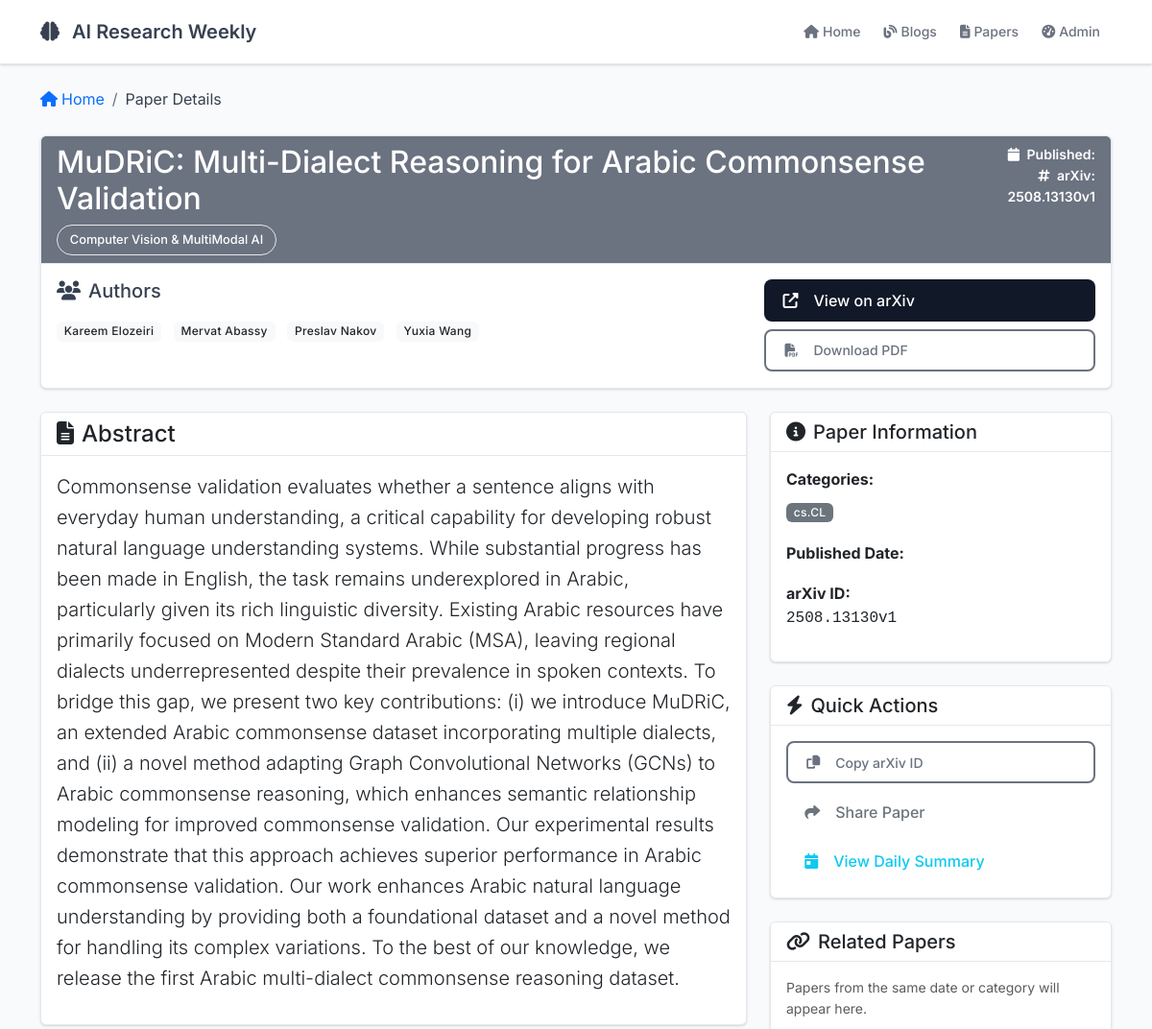
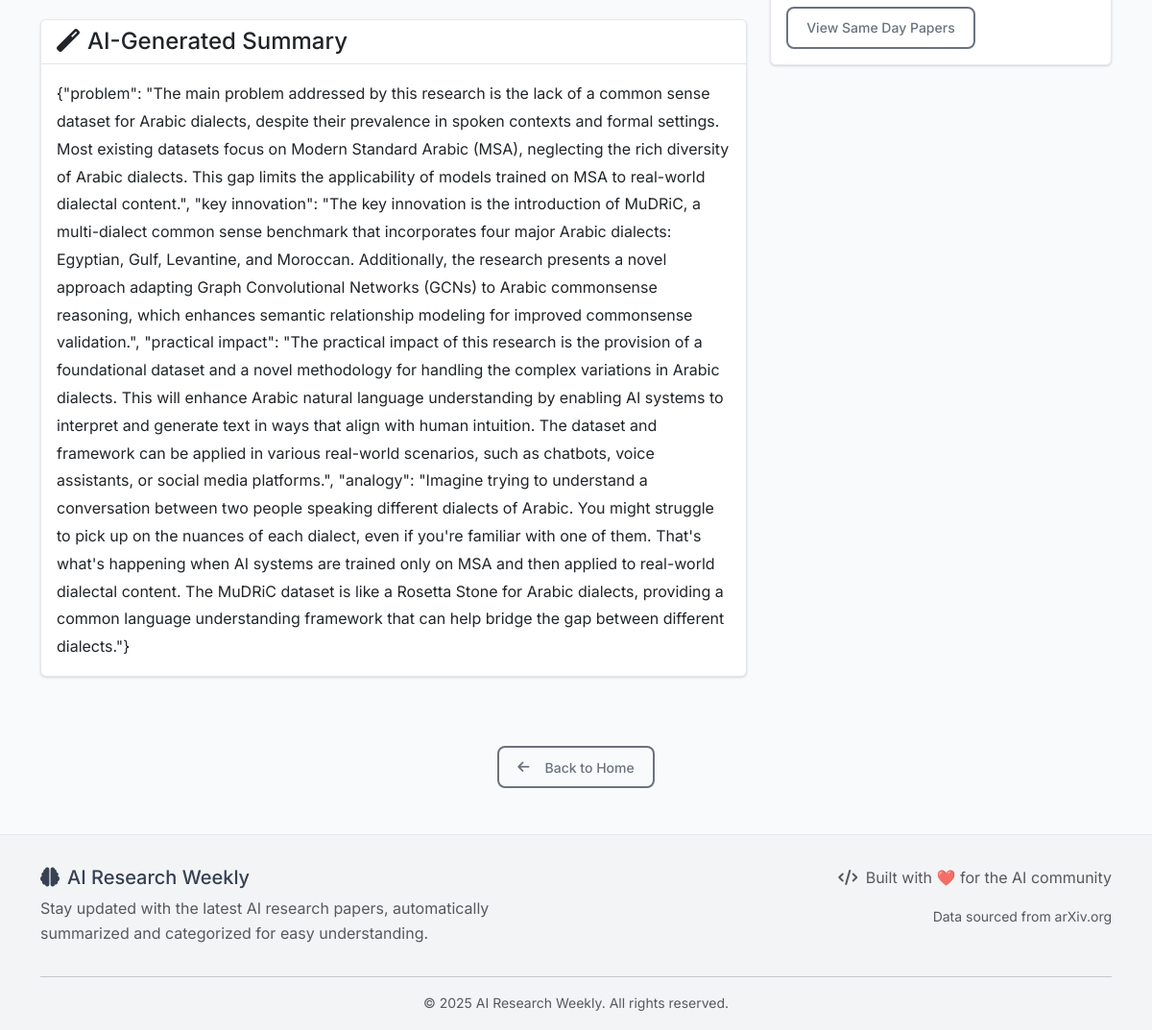
/paper/2508.13130v1, run on the app's committed database (2 pictures, top to bottom).
### tables this page shows
CREATE TABLE papers (
                id INTEGER PRIMARY KEY AUTOINCREMENT,
                arxiv_id TEXT UNIQUE NOT NULL,
                title TEXT NOT NULL,
                authors TEXT NOT NULL,
                abstract TEXT NOT NULL,
                categories TEXT NOT NULL,
                published_date TEXT NOT NULL,
                summary TEXT,
                category TEXT,
                novelty_score REAL,
                created_at TIMESTAMP DEFAULT CURRENT_TIMESTAMP,
                updated_at TIMESTAMP DEFAULT CURRENT_TIMESTAMP
            , source TEXT DEFAULT "arxiv", quality_score REAL DEFAULT 0.0, author_h_indices TEXT DEFAULT '[]', author_institutions TEXT DEFAULT '[]');

### src/web_app.py (the view)
@app.route('/paper/<arxiv_id>')
def paper_detail(arxiv_id):
    conn = db._get_connection()
    cursor = conn.cursor()
    cursor.execute('''
        SELECT arxiv_id, title, authors, abstract, categories,
               published_date, summary, category, novelty_score, source
        FROM papers
        WHERE arxiv_id = ?
    ''', (arxiv_id,))
    row = cursor.fetchone()
    conn.close()
    if not row:
        return render_template('404.html', message="Paper not found"), 404
    paper = {
        'arxiv_id': row[0],
        'title': row[1],
        'authors': eval(row[2]) if row[2] else [],
        'abstract': row[3],
        'categories': eval(row[4]) if row[4] else [],
        'published_date': row[5],
        'summary': row[6],
        'category': row[7],
        'novelty_score': row[8],
        'source': row[9]
    }
    return render_template('paper_detail.html', paper=paper)

### src/database.py (called while the page is built)
    def _get_connection(self):
        return sqlite3.connect(self.db_path)

### templates/paper_detail.html (shortened to what this page needs)
{% extends "base.html" %}
{% block content %}
<div class="container mt-4">
    <nav aria-label="breadcrumb" class="mb-4">
        <ol class="breadcrumb">
            <li class="breadcrumb-item">
                <a href="{{ url_for('index') }}" class="text-decoration-none">
                    <i class="fas fa-home me-1"></i>Home
                </a>
            </li>
            <li class="breadcrumb-item active" aria-current="page">Paper Details</li>
        </ol>
    </nav>
    <div class="row">
        <div class="col-12">
            <div class="card mb-4">
                <div class="card-header bg-primary text-white">
                    <div class="d-flex justify-content-between align-items-start">
                        <div class="flex-grow-1">
                            <h1 class="h2 mb-2">{{ paper.title }}</h1>
                            <div class="d-flex align-items-center gap-3">
                                <span class="category-badge">
                                    {{ paper.category or 'AI/ML' }}
                                </span>
                            </div>
                        </div>
                        <div class="text-end">
                            <small class="d-block">
                                <i class="fas fa-calendar me-1"></i>
                                Published: {{ paper.published_data }}
                            </small>
                            <small class="d-block">
                                <i class="fas fa-hashtag me-1"></i>
                                arXiv: {{ paper.arxiv_id }}
                            </small>
                        </div>
                    </div>
                </div>
                <div class="card-body">
                    <div class="row">
                        <div class="col-md-8">
                            <h5 class="text-primary mb-3">
                                <i class="fas fa-users me-2"></i>Authors
                            </h5>
                            <p class="mb-4">
                                {% for author in paper.authors %}
                                <span class="badge bg-light text-dark me-2 mb-2">{{ author }}</span>
                                {% endfor %}
                            </p>
                        </div>
                        <div class="col-md-4">
                            <div class="d-grid gap-2">
                                <a href="https://arxiv.org/abs/{{ paper.arxiv_id }}"
                                   class="btn btn-primary" target="_blank">
                                    <i class="fas fa-external-link-alt me-2"></i>
                                    View on arXiv
                                </a>
                                <a href="https://arxiv.org/pdf/{{ paper.arxiv_id }}"
                                   class="btn btn-outline-primary" target="_blank">
                                    <i class="fas fa-file-pdf me-2"></i>
                                    Download PDF
                                </a>
                            </div>
                        </div>
                    </div>
                </div>
            </div>
        </div>
    </div>
    <div class="row">
        <div class="col-lg-8">
            <div class="card mb-4">
                <div class="card-header">
                    <h4 class="mb-0">
                        <i class="fas fa-file-text me-2"></i>Abstract
                    </h4>
                </div>
                <div class="card-body">
                    <p class="lead">{{ paper.abstract }}</p>
                </div>
            </div>
            {% if paper.summary %}
            <div class="card mb-4">
                <div class="card-header">
                    <h4 class="mb-0">
                        <i class="fas fa-magic me-2"></i>AI-Generated Summary
                    </h4>
                </div>
                <div class="card-body">
                    <div class="markdown-content">
                        {{ paper.summary | safe }}
                    </div>
                </div>
            </div>
            {% endif %}
        </div>
        <div class="col-lg-4">
            <div class="card mb-4">
                <div class="card-header">
                    <h5 class="mb-0">
                        <i class="fas fa-info-circle me-2"></i>Paper Information
                    </h5>
                </div>
                <div class="card-body">
                    <div class="mb-3">
                        <strong>Categories:</strong>
                        <div class="mt-2">
                            {% for category in paper.categories %}
                            <span class="badge bg-secondary me-1 mb-1">{{ category }}</span>
                            {% endfor %}
                        </div>
                    </div>
                    <div class="mb-3">
                        <strong>Published Date:</strong>
                    </div>
                    <div class="mb-3">
                        <strong>arXiv ID:</strong>
                        <p class="mb-0 font-monospace">{{ paper.arxiv_id }}</p>
                    </div>
                </div>
            </div>
            <div class="card mb-4">
                <div class="card-header">
                    <h5 class="mb-0">
                        <i class="fas fa-bolt me-2"></i>Quick Actions
                    </h5>
                </div>
                <div class="card-body">
                    <div class="d-grid gap-2">
                        <button class="btn btn-outline-primary" onclick="copyToClipboard('{{ paper.arxiv_id }}')">
                            <i class="fas fa-copy me-2"></i>Copy arXiv ID
                        </button>
                        <button class="btn btn-outline-secondary" onclick="sharePaper()">
                            <i class="fas fa-share me-2"></i>Share Paper
                        </button>
                        <a href="{{ url_for('daily_summary', date=paper.published_data) }}"
                           class="btn btn-outline-info">
                            <i class="fas fa-calendar-day me-2"></i>View Daily Summary
                        </a>
                    </div>
                </div>
            </div>
            <div class="card">
                <div class="card-header">
                    <h5 class="mb-0">
                        <i class="fas fa-link me-2"></i>Related Papers
                    </h5>
                </div>
                <div class="card-body">
                    <p class="text-muted small">
                        Papers from the same date or category will appear here.
                    </p>
                    <a href="{{ url_for('daily_summary', date=paper.published_data) }}"
                       class="btn btn-sm btn-outline-primary">
                        View Same Day Papers
                    </a>
                </div>
            </div>
        </div>
    </div>
    <div class="text-center mt-5">
        <a href="{{ url_for('index') }}" class="btn btn-outline-primary">
            <i class="fas fa-arrow-left me-2"></i>Back to Home
        </a>
    </div>
</div>
{% endblock %}

### templates/base.html (style rules this page uses)
:root { --primary-color: #6b7280; --secondary-color: #9ca3af; --accent-color: #d1d5db; --text-primary: #374151; --text-secondary: #6b7280; --bg-light: #f9fafb; --bg-white: #ffffff; --border-color: #e5e7eb; --bg-title: #f3f4f6; --success-color: #10b981; --warning-color: #f59e0b; --error-color: #ef4444; --muted-bg: #f9fafb; --card-shadow: 0 1px 3px 0 rgba(0, 0, 0, 0.1), 0 1px 2px 0 rgba(0, 0, 0, 0.06); }
body { font-family: 'Inter', -apple-system, BlinkMacSystemFont, 'Segoe UI', Roboto, sans-serif; line-height: 1.6; color: var(--text-primary); background-color: var(--bg-light); }
.card { border: 1px solid var(--border-color); border-radius: 6px; box-shadow: var(--card-shadow); transition: all 0.2s ease-in-out; background: var(--bg-white); }
.category-badge { background: var(--muted-bg); color: var(--text-secondary); padding: 0.25rem 0.5rem; border-radius: 4px; font-size: 0.75rem; font-weight: 500; border: 1px solid var(--border-color); }
.btn-primary { background: #111827; border: none; color: white; }
.btn-outline-primary { border-color: var(--text-secondary); color: var(--text-secondary); border-radius: 4px; padding: 0.5rem 1rem; font-weight: 500; font-size: 0.875rem; transition: all 0.2s ease; }
.badge { font-weight: 500; letter-spacing: 0.025em; }
.btn-sm { padding: 0.375rem 0.75rem; font-size: 0.875rem; border-radius: 4px; }
.card-header { background-color: var(--bg-white); border-bottom: 1px solid var(--border-color); font-weight: 600; }
.breadcrumb-item + .breadcrumb-item::before { color: var(--text-secondary); }
.breadcrumb-item.active { color: var(--text-primary); }
.text-primary { color: var(--text-primary) !important; }
.bg-primary { background-color: var(--text-secondary) !important; }
.markdown-content { line-height: 1.8; }
.category-badge { background: var(--primary-color); color: white; padding: 0.3rem 0.8rem; border-radius: 20px; font-size: 0.8rem; font-weight: 500; }
.btn { padding: 0.6rem 1.2rem; border-radius: 8px; font-weight: 500; text-decoration: none; display: inline-flex; align-items: center; gap: 0.5rem; transition: all 0.2s ease; border: none; cursor: pointer; }
.btn-outline-primary { background: transparent; color: var(--primary-color); border: 2px solid var(--primary-color); }

### data on the page
papers: title "MuDRiC: Multi-Dialect Reasoning for Arabic Commonsense Validation", category "Computer Vision & MultiModal AI", arxiv_id "2508.13130v1", abstract "Commonsense validation evaluates whether a sentence aligns with everyday human understanding, a critical capability for developing robust natural language understanding systems. While substantial progress has been made in English, the task remains underexplored in Arabic, particularly given its rich linguistic diversity. Existing Arabic resources have primarily focused on Modern Standard Arabic (MSA), leaving regional dialects underrepresented despite their prevalence in spoken contexts. To bridge this gap, we present two key contributions: (i) we introduce MuDRiC, an extended Arabic commonsense dataset incorporating multiple dialects, and (ii) a novel method adapting Graph Convolutional…", summary "{\"problem\": \"The main problem addressed by this research is the lack of a common sense dataset for Arabic dialects, despite their prevalence in spoken contexts and formal settings. Most existing datasets focus on Modern Standard Arabic (MSA), neglecting the rich diversity of Arabic dialects. This gap limits the applicability of models trained on MSA to real-world dialectal content.\", \"key innovation\": \"The key innovation is the introduction of MuDRiC, a multi-dialect common sense benchmark that incorporates four major Arabic dialects: Egyptian, Gulf, Levantine, and Moroccan. Additionally, the research presents a novel approach adapting Graph Convolutional Networks (GCNs) to Arabic…"

### other printed values
{{ author }} "Kareem Elozeiri" "Mervat Abassy" "Preslav Nakov" "Yuxia Wang"
{{ category }} "cs.CL"
